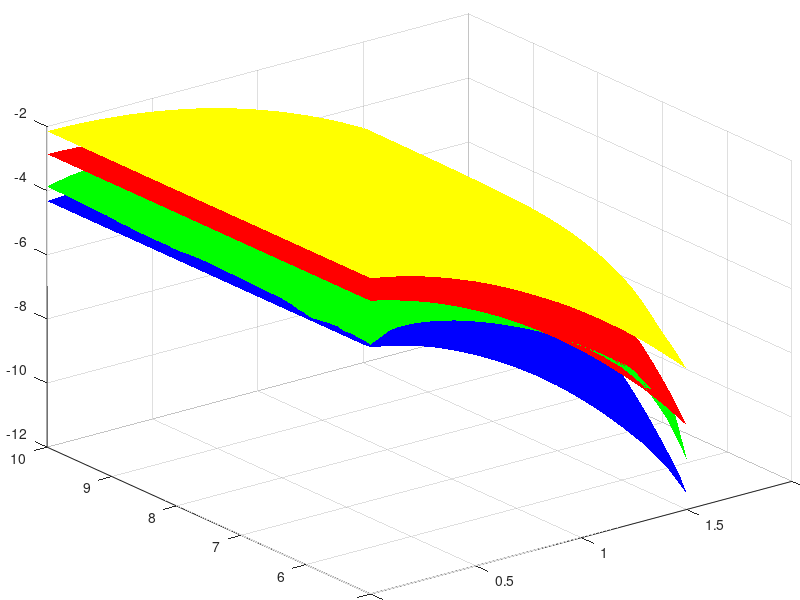

This figure's MATLAB source:
clc;clear;

%% load file
xy = csvread('./surface_mesh/systemic_mesh.csv', 1, 0);
smc_no = csvread('./surface_mesh/systemic_mesh_result_fntsmc_noobs.csv', 1, 0);
smc_o = csvread('./surface_mesh/systemic_mesh_result_fntsmc_obs.csv', 1, 0);
rl_no = csvread('./surface_mesh/systemic_mesh_result_rl_noobs.csv', 1, 0);
rl_o = csvread('./surface_mesh/systemic_mesh_result_rl_obs.csv', 1, 0);

fx = xy(:, 1);
fy = xy(:, 5);

%% plot

set(gca, 'LooseInset', [0.01, 0.01, 0.01, 0.01]);
[x, y] = meshgrid(linspace(min(fx), max(fx), 50),linspace(min(fy), max(fy), 50));

% smc no obs
figure(1);
fz1 = smc_no(:, 1);
z = griddata(fx, fy, fz1, x, y);
mesh(x, y, z, 'facecolor', 'b', 'EdgeColor', 'none'); hold on;

% smc obs
fz2 = smc_o(:, 1);
z = griddata(fx, fy, fz2, x, y);
mesh(x, y, z,'facecolor','r', 'EdgeColor', 'none'); hold on;

% rl no obs
fz3 = rl_no(:, 1);
z = griddata(fx, fy, fz3, x, y);
mesh(x, y, z, 'facecolor', 'g', 'EdgeColor', 'none'); hold on;

% rl obs
fz4 = rl_o(:, 1);
z = griddata(fx, fy, fz4, x, y);
mesh(x, y, z, 'facecolor', 'yellow', 'EdgeColor', 'none'); hold on;

grid on;
% legend('smc-no', 'smc-obs', 'rl-no', 'rl-obs');
